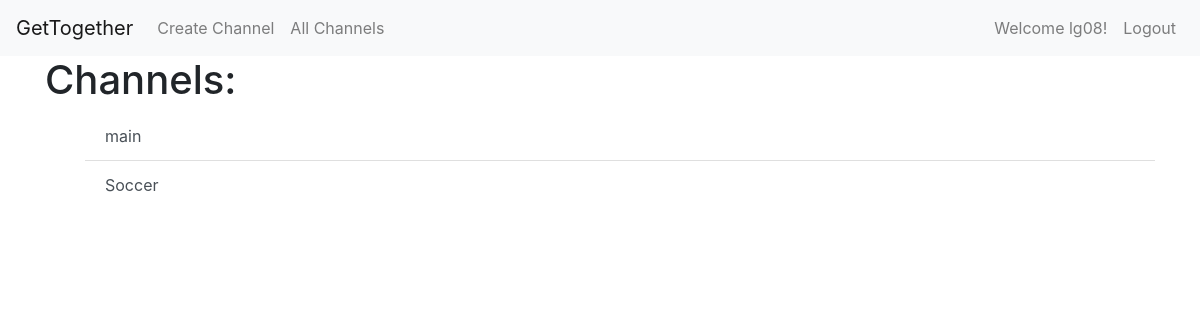
/channels/all/ (signed in), run on an earlier commit of the app's database.
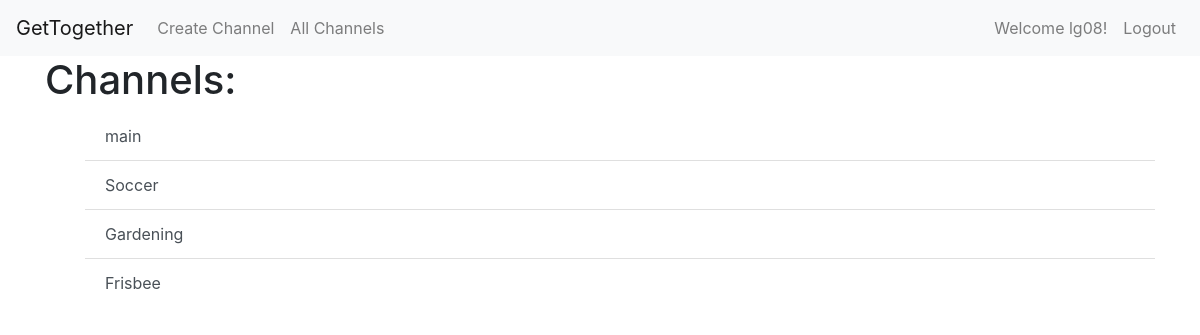
And on a later commit of the database.
### channels/models.py (models this page shows, shortened)
class Channel(models.Model):
    title = models.CharField(
        null=False,
        blank=False,
        max_length=50,
        default="title here",
        unique=True,
    )
    location = models.IntegerField(default=95818) # TODO: change this
    members = models.ManyToManyField(User)

### channels/views.py (the view)
def list_channels(request):
    all_channels = Channel.objects.all()
    context = {
        "channels": all_channels,
    }
    return render(request, "channels/list_channels.html", context)

### channels/templates/channels/list_channels.html (shortened to what this page needs)
{% extends "base.html" %}
{% block body %}
    <div class="container">
        <h1>Channels:</h1>
        <ul>
            <div class="list-group list-group-flush">
                {% for channel in channels %}
                        <a href="{% url "channels:posts" channel.pk %}"
                           class="list-group-item
                                 list-group-item-action">
                            {{ channel.title }}
                        </a>
                {% endfor %}
            </div>
        </ul>
    </div>
{% endblock %}

What changed in the data, as far as the page shows it:
added Channel: title "Gardening"
added Channel: title "Frisbee"
